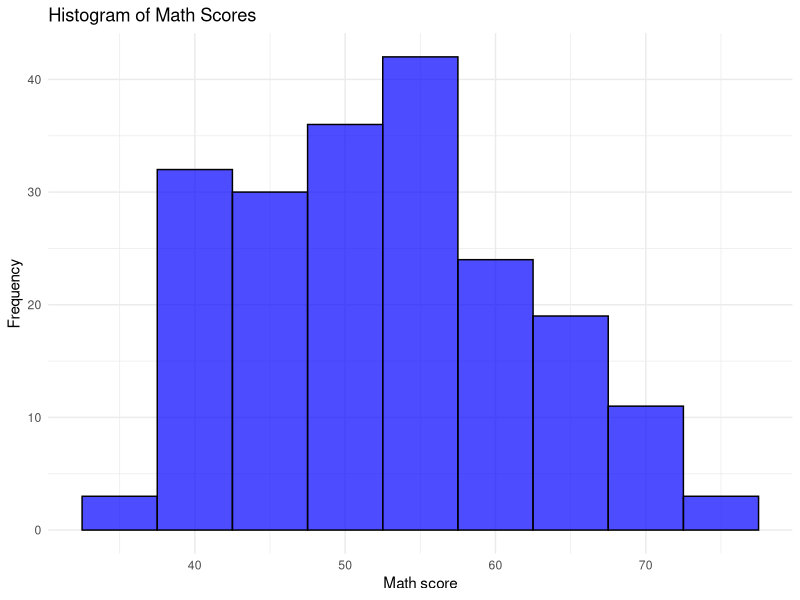
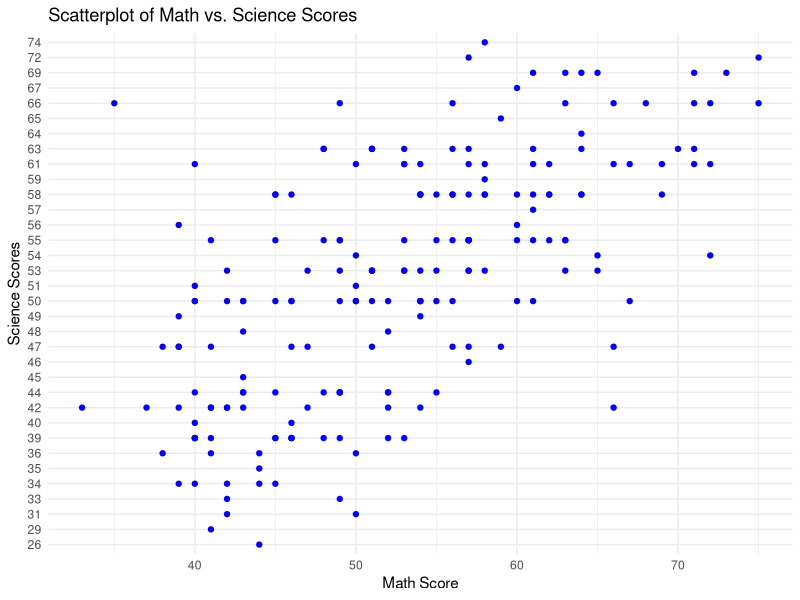
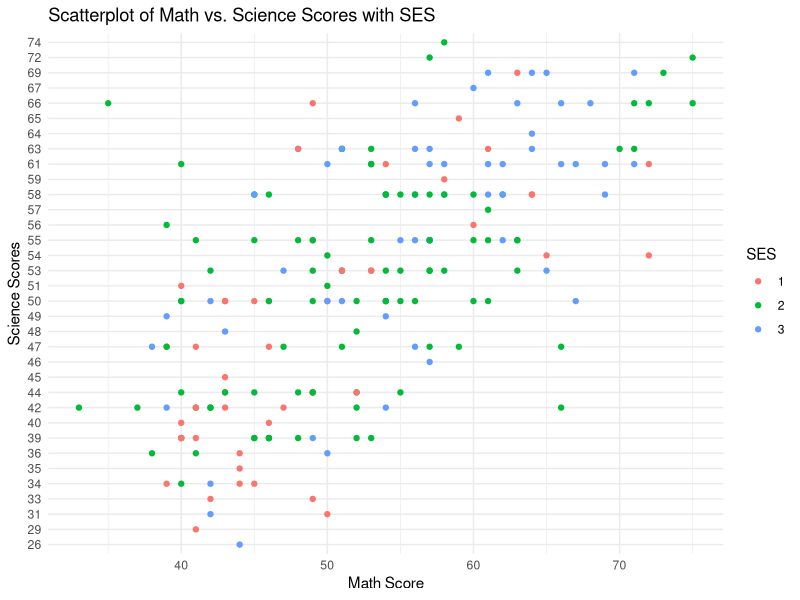
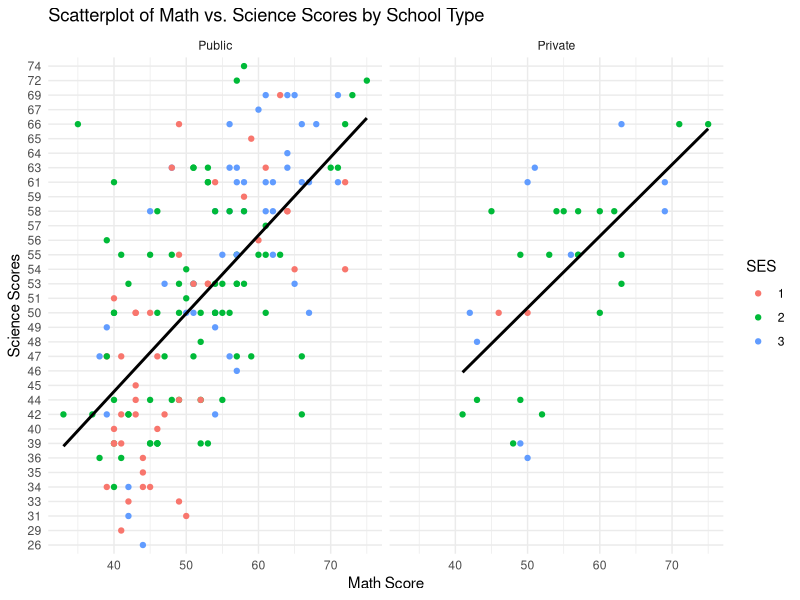
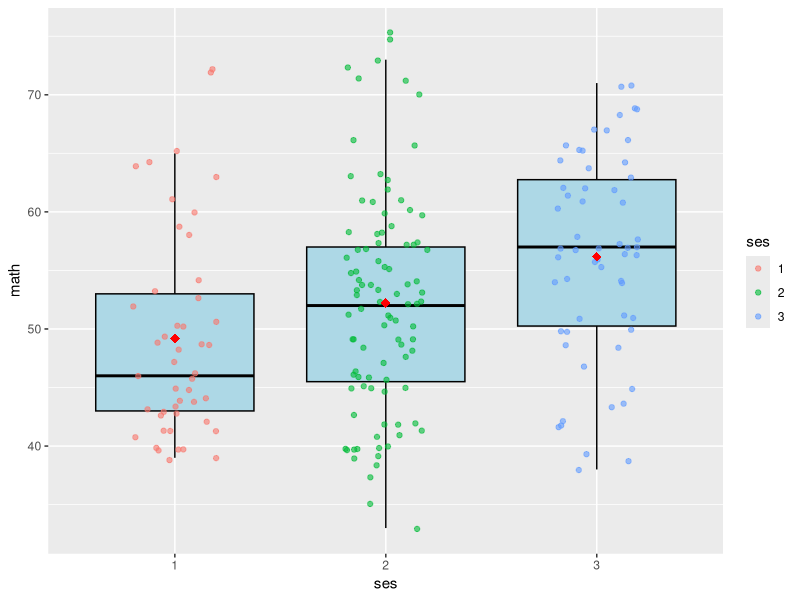

Write R code to recreate these figures, in order.
## ---- chunk 1

library(ggplot2)
library(here)
here()

# Had to reset my Here library 
setwd("/Users/halleprine/Desktop/GitREPO/EDRM 718 HP - Spring")
getwd()
here::i_am("Data/hsb2.csv")


# I read the data and put it in an object called "school".
school <- read.csv(here("Data", "hsb2.csv"), header = FALSE, sep = ",") # Read the file
View(school)

# Columns not named correctly I had to go in and rename them and remove first row
names(school)[names(school)=="V1"]<-"ID" 
names(school)[names(school)=="V2"]<-"sex"
names(school)[names(school)=="V3"]<-"race"
names(school)[names(school)=="V4"]<-"ses"
names(school)[names(school)=="V5"]<-"schtyp"
names(school)[names(school)=="V6"]<-"prog"
names(school)[names(school)=="V7"]<-"read"
names(school)[names(school)=="V8"]<-"write"
names(school)[names(school)=="V9"]<-"math"
names(school)[names(school)=="V10"]<-"science"
names(school)[names(school)=="V11"]<-"socst"

school <- school[-c(1), ]

## ---- chunk 2
str(school$math)
school$math <- as.numeric(as.character(school$math))

ggplot(school, aes(x = math)) +
  geom_histogram(binwidth = 5, fill = "blue", color = "black", alpha = 0.7) +
  labs(title = "Histogram of Math Scores",
       x = "Math score",
       y = "Frequency") +
  theme_minimal()

## ---- chunk 3

ggplot(school, aes(x = math, y = science)) +
  geom_point(color = "blue") +
  labs(title = "Scatterplot of Math vs. Science Scores",
       x = "Math Score",
       y = "Science Scores") +
  theme_minimal()

## ---- chunk 4

ggplot(school, aes(x = math, y = science, color = factor(ses))) +
  geom_point() +
  labs(title = "Scatterplot of Math vs. Science Scores with SES",
       x = "Math Score",
       y = "Science Scores",
       color = "SES") +
  theme_minimal()

## ---- chunk 5

ggplot(school, aes(x = math, y = science, color = factor(ses))) +
  geom_point() +
  geom_smooth(method = "lm", se = FALSE, aes(group = 1), color = "black") +
  facet_wrap(~ factor(schtyp, labels = c("Public", "Private"))) +
  labs(title = "Scatterplot of Math vs. Science Scores by School Type",
       x = "Math Score",
       y = "Science Scores",
       color = "SES") +
  theme_minimal()

## ---- chunk 6

ggplot(school, aes(x = ses, y = math)) +
  geom_boxplot(fill = "lightblue", color = "black", outlier.shape = NA) +
  geom_jitter(aes(color = ses), width = 0.2, alpha = 0.6) +
  stat_summary(fun = "mean", geom = "point", shape = 18, size = 3, color = "red")
  labs(title = "Scatterplot of Math vs. Science Scores by School Type",
       x = "Math Score",
       y = "Science Scores",
       color = "SES") +
  theme_minimal()

